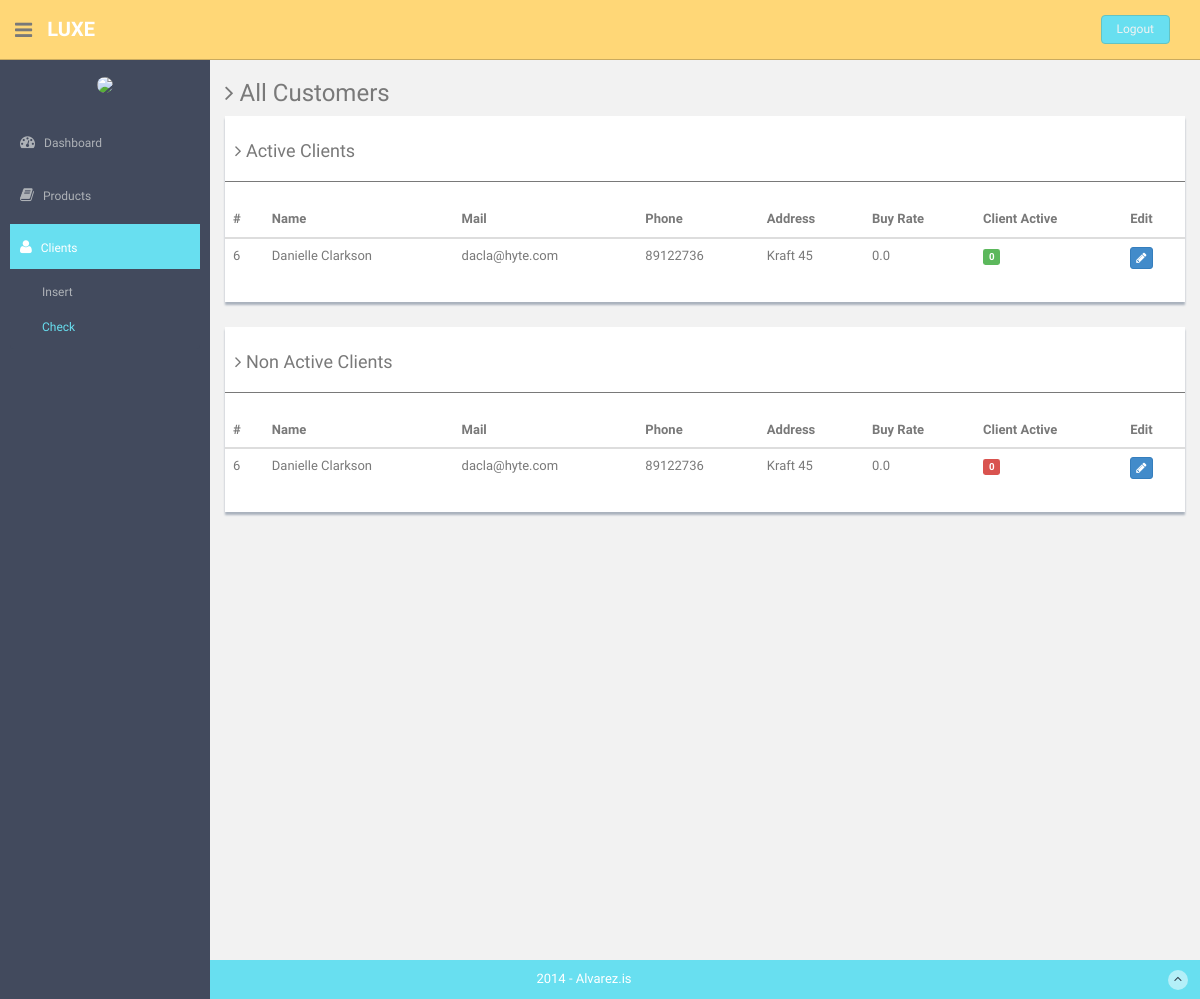
Before: /clients.php (signed in) with the older database file.
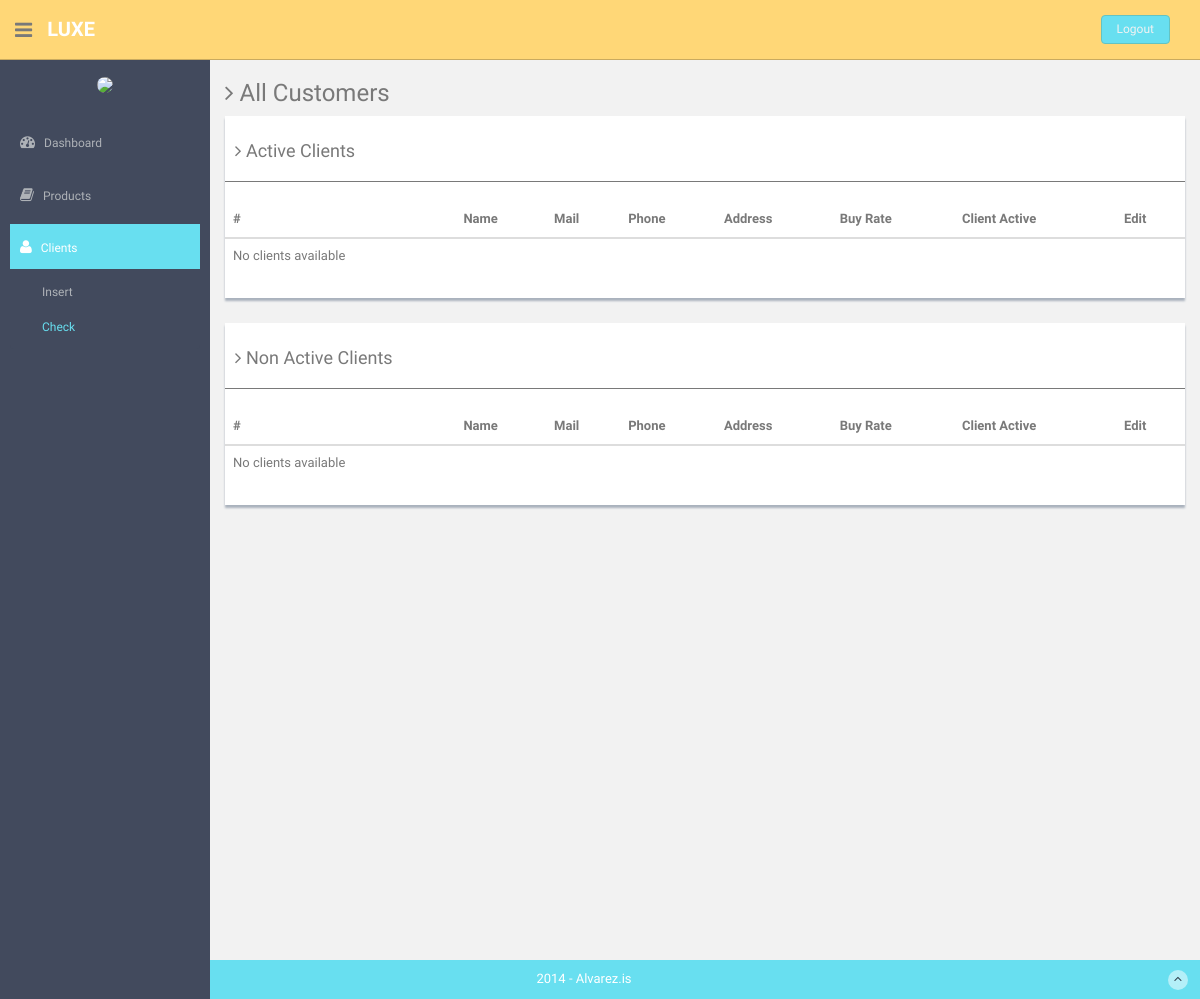
After: the same page with the newer database file.
### tables this page shows
CREATE TABLE IF NOT EXISTS `Clients` (
`ClientId` int(4) NOT NULL,
  `ClientName` varchar(20) NOT NULL,
  `ClientSurname` varchar(20) NOT NULL,
  `ClientMail` varchar(30) NOT NULL,
  `ClientPhone` varchar(11) NOT NULL DEFAULT '',
  `ClientAddress` varchar(30) NOT NULL,
  `ClientBuyRate` double(2,1) NOT NULL,
  `ClientActive` tinyint(1) NOT NULL DEFAULT '1'
);

### functions.php (called while the page is built, shortened)
<?php
	function viewActiveClients(){
	      $db = Database::connect();
	      $db->setAttribute(PDO::ATTR_ERRMODE, PDO::ERRMODE_EXCEPTION);
	      $stmt = $db->query('select * from Clients where ClientActive = "YES";');
         return $stmt;
	}
	function viewNonActiveClients(){
	      $db = Database::connect();
	      $db->setAttribute(PDO::ATTR_ERRMODE, PDO::ERRMODE_EXCEPTION);
	      $stmt = $db->query('select * from Clients where ClientActive = "NO";');
         return $stmt;
	}
?>

### clients.php (the view, shortened to what the changed rows need)
<?php require_once 'functions.php';?>
<!DOCTYPE html>
<html lang="en">
  <head>
    <link href="assets/css/bootstrap.css" rel="stylesheet">
    <link href="assets/font-awesome/css/font-awesome.css" rel="stylesheet" />
    <link href="assets/css/style.css" rel="stylesheet">
    <link href="assets/css/style-responsive.css" rel="stylesheet">
  </head>
  <body>
  <section id="container" >
      <section id="main-content">
          <section class="wrapper site-min-height">
          	<div class="row">
          		<div class="col-md-12">
	                  	  <div class="content-panel">
		                      <table class="table table-hover">
                              <thead>
                                 <tr>
                                    <th>#</th>
                                    <th>Name</th>
                                    <th>Mail</th>
                                    <th>Phone</th>
												<th>Address</th>
												<th>Buy Rate</th>
												<th>Client Active</th>
												<th>Edit</th>
                                 </tr>
                              </thead>
                              <tbody>
                                 <?php
                                    $results = viewActiveClients();
                                    if($results -> rowCount()<=0){
                                       echo '<tr><td>No clients available</td></tr>';
                                    }else{
                                       foreach ($results as $row) {
                                          echo '<tr>';
                                          echo '<td>'.$row['ClientId']. '</td>';
                                          echo '<td>'.$row['ClientName'].' '.$row['ClientSurname'].'</td>';
                                          echo '<td>'.$row['ClientMail'].'</td>';
                                          echo '<td>'.$row['ClientPhone'].'</td>';
														echo '<td>'.$row['ClientAddress'].'</td>';
														echo '<td>'.$row['ClientBuyRate'].'</td>';
														echo '<td><span class="label label-success">'.$row['ClientActive'].'</span></td>';
                                          echo '<td>
                                               <a href="editClient.php?idC='.$row['ClientId'].'" class="btn btn-primary btn-xs"><i class="fa fa-pencil"></i></a>
                                               </td>';
                                          echo '</tr>';
                                       }
                                    }
                                 ?>
                              </tbody>
                            </table>
	                  	  </div>
	            </div>
          		<div class="col-md-12 mt">
	                  	  <div class="content-panel">
		                      <table class="table">
                              <thead>
                                 <tr>
                                    <th>#</th>
                                    <th>Name</th>
                                    <th>Mail</th>
                                    <th>Phone</th>
												<th>Address</th>
												<th>Buy Rate</th>
												<th>Client Active</th>
												<th>Edit</th>
                                 </tr>
                              </thead>
                              <tbody>
                                 <?php
                                    $results = viewNonActiveClients();
                                    if($results -> rowCount()<=0){
                                       echo '<tr><td>No clients available</td></tr>';
                                    }else{
                                       foreach ($results as $row) {
                                          echo '<tr>';
                                          echo '<td>'.$row['ClientId']. '</td>';
                                          echo '<td>'.$row['ClientName'].' '.$row['ClientSurname'].'</td>';
                                          echo '<td>'.$row['ClientMail'].'</td>';
                                          echo '<td>'.$row['ClientPhone'].'</td>';
														echo '<td>'.$row['ClientAddress'].'</td>';
														echo '<td>'.$row['ClientBuyRate'].'</td>';
														echo '<td><span class="label label-danger">'.$row['ClientActive'].'</span></td>';
                                          echo '<td>
                                               <a href="editClient.php?idC='.$row['ClientId'].'" class="btn btn-primary btn-xs"><i class="fa fa-pencil"></i></a>
                                               </td>';
                                          echo '</tr>';
                                       }
                                    }
                                 ?>
                              </tbody>
                            </table>
	                  	  </div>
	            </div>
          	</div>
		</section>
      </section>
  </section>
  </body>
</html>

Changed rows visible on the page:
removed clients: ClientId "6", ClientName "Danielle", ClientSurname "Clarkson", ClientMail "dacla@hyte.com", ClientPhone "89122736", ClientAddress "Kraft 45", ClientBuyRate "0.0", ClientActive "0"
Other visible differences:
text now shown: "No clients available No clients available"
